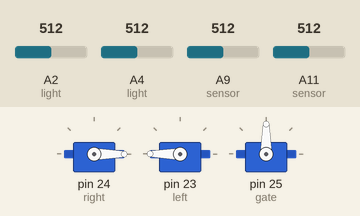
Simulated run of this sketch. Board: Arduino Mega 2560, built with avr-gcc and run on an emulated ATmega2560. Shown: 3 × servo. Inputs (shaded band) come from the test bench; at power-on: A11 (sensor) = 512, A2 (light) = 512, A4 (light) = 512, A9 (sensor) = 512.

Above: at 0.8 s.
0.9 s: A11 (sensor) set to 884
2.4 s: A11 (sensor) set to 914
At 2.9 s:
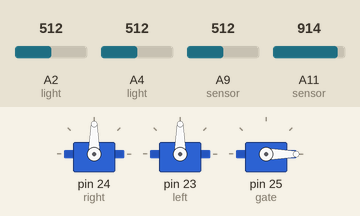
At 3.7 s:
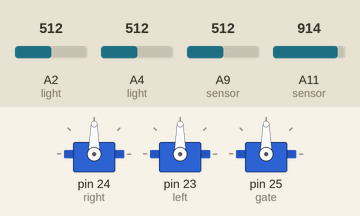
Timing chart, 0 to 5.4 s (numbered marks = the images above; inputs shaded):
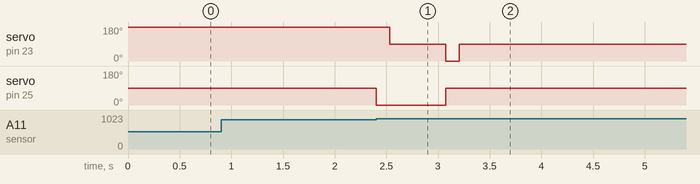

The sketch:

Pokemon_main_2.ino
```cpp
#include <Servo.h>

//main program 2

int analogLightRight = 0;   // variable for #5 light sensor
int analogLightLeft = 0;    // variable for #4 light sensor
int analogDistFront = 0;    // variable for front distance sensor
int analogDistLeft = 0;     // variable for right distance sensor
int analogDistRight = 0;    // variable for left distance sensor
unsigned long time1 = 0;    // variables for several timers
unsigned long time2 = 0;

// Note: writing 0 to right motor moves it forward and
//       writing 0 to left motor moves it backwards
//       writing 180 to right motor moves it backwards
//       writing 180 to left motor moves it forward
//       writing 90 to either motor does not move it at all

Servo right;    // create servo object to control right servo
Servo left;     // create servo object to control left servo
Servo gate;     // create servo object to control left servo

void setup()
{

  right.attach(24);   // attaches the right servo on pin 23 to the servo object
  left.attach(23);    // attaches the left servo on pin 24 to the servo object
  gate.attach(25);
  analogLightRight = analogRead(A2);    // attaches the #5 light sensor to analogread pin 28
  analogLightLeft = analogRead(A4);     // attaches the #4 light sensor to analogread pin 27
  analogDistFront = analogRead(A11);     // attaches the front distance sensor to analogread pin 26
  analogDistRight = analogRead(A9);     // attaches the right distance sensor to analogread pin ??
  analogDistLeft = analogRead(A8);      // attaches the left distance sensor to analogread pin ??
  gate.write(90);                       //lift gate up

  mainProgram();
  loop();
}

void forward()
{
  left.write(180);    // set left motor to full forward
  right.write(0);     // set right motor to full forward
}

void stopCar()
{
  left.write(90);     // stop left motor
  right.write(90);    // stop right motor
}

void lineFollow()
{
  analogLightRight = analogRead(A2);
  analogLightLeft = analogRead(A4);

  if(analogLightRight < analogLightLeft)           // turn right
  {
      left.write(150);
      right.write(0);

  }
  if (analogLightLeft < analogLightRight)          // turn left
  {
      left.write(180);
      right.write(30);
  }
}

boolean dropGate()
{
  boolean isDropped = false;
  analogDistFront = analogRead(A11);
  if (analogDistFront > 900)           // update value
  {
    gate.write(0);
    isDropped = true;
  }
  return isDropped;
}

void firstPokemon()
{
  stopCar();
  for (int i = 1000; i > 0; i--)      // wait 1 second for turn
  {
    left.write(180);
    right.write(90);
  }
  stopCar();

  for (int i = 4000; i > 0; i--)      // wait 4 seconds
    stopCar();
  // write code to lift game, push pokeball
  gate.write(90);

  for (int i = 1000; i > 0; i--)      // wait 1 second for turn back
  {
    left.write(0);
    right.write(90);
  }

}

void mainProgram()
{
  boolean dropped = false;
  do
  {
    forward();
    lineFollow();
    dropped = dropGate();
  } while(!dropped);

  do                                      // line follow until first pokemon is reached
  {
    forward();
    lineFollow();
    analogDistRight = analogRead(A9);     // check if reached first pokemon
    if (analogDistRight > 400)            // *******update this value********
      firstPokemon();                     // if reached, catch first pokemon
  } while(analogDistRight < 400);         // *******update this value********

  stopCar();
}

void loop() {}
```

Measured:
- the behaviour switches between 900 and 901 on A11 (sensor) (found by bisection; images 0 and 1)
- after the input at 0.9 s, every drawn part: stays the same
- after the input at 2.4 s, servo on pin 24 (right): 0° → 90° at once; servo on pin 23 (left): 180° → 90° after 0.14 s, → 0° 0.54 s later, → 90° 0.13 s later; servo on pin 25 (gate): 90° → 0° at once, → 90° 0.67 s later
